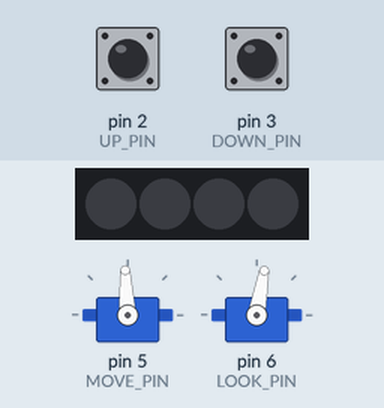
Recording of a sketch running on a simulated Arduino Uno, built with avr-gcc and run on an emulated ATmega328P. On the bench: 2 × servo, 4 RGB LEDs in strip order, left to right. Inputs (shaded band) come from the test bench; at power-on: pin 2 (UP_PIN) HIGH, pin 3 (DOWN_PIN) HIGH.

Above: at 1.3 s.
1.4 s: pin 2 (UP_PIN) pulled LOW for 0.15 s
At 2.2 s:
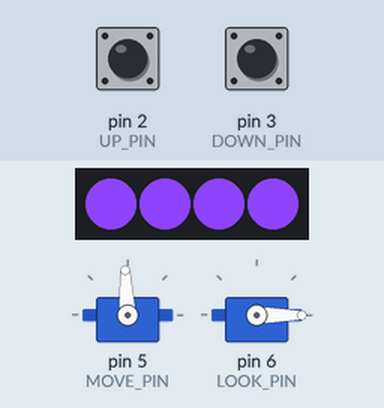
10.4 s: pin 2 (UP_PIN) pulled LOW for 1 s
At 11.5 s:
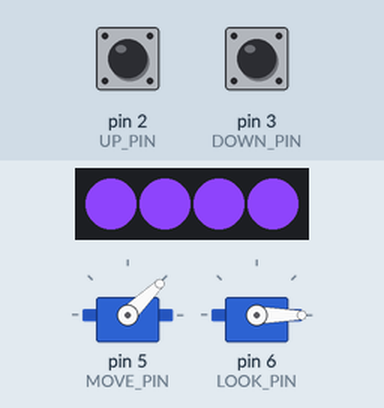
14.4 s: pin 2 (UP_PIN) pulled LOW for 3.2 s
At 16.1 s:
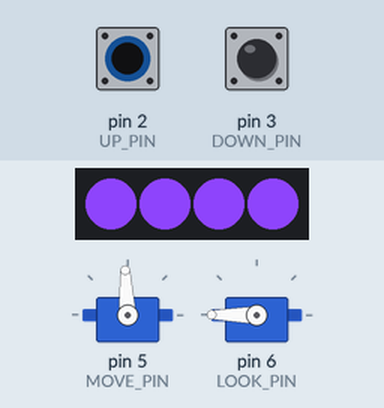
19.4 s: pin 2 (UP_PIN) pulled LOW for 0.15 s
At 21.9 s:
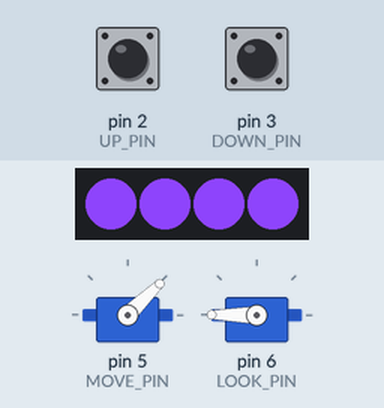
22.5 s: pin 3 (DOWN_PIN) pulled LOW for 0.15 s
At 26.5 s:
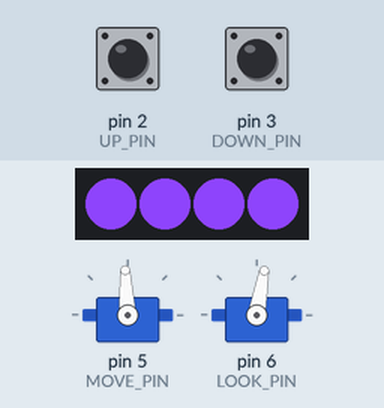
Timing chart, 0 to 28.4 s (numbered marks = the images above; inputs shaded):
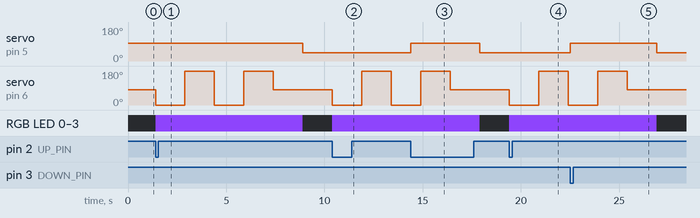

Measured:
- after the input at 1.4 s, servo on pin 5 (MOVE_PIN): 93° → 44° after 7.5 s; servo on pin 6 (LOOK_PIN): 80° → 0° at once, → 180° 1.5 s later, → 0° 1.5 s later, → 180° 1.5 s later, … (5 changes in this stretch); RGB LED 0–3: off → RGB(138, 66, 245) at once, → off 7.5 s later
- after the input at 10.4 s, servo on pin 6 (LOOK_PIN): 80° → 0° at once, → 180° 1.5 s later, → 0° 1.5 s later; RGB LED 0–3: off → RGB(138, 66, 245) at once
- after the input at 14.4 s, servo on pin 5 (MOVE_PIN): 44° → 93° at once, → 44° 3.5 s later
- after the input at 19.4 s, servo on pin 6 (LOOK_PIN): 80° → 0° at once, → 180° 1.5 s later, → 0° 1.5 s later; RGB LED 0–3: off → RGB(138, 66, 245) at once
- after the input at 22.5 s, servo on pin 5 (MOVE_PIN): 44° → 93° at once, → 44° 4.4 s later

The sketch:

Periscope.ino
```cpp
#include <Wire.h>
#include <Servo.h>
#include <Adafruit_NeoPixel.h>

#define UP_PIN 2
#define DOWN_PIN 3

#define MOVE_PIN 5
#define LOOK_PIN 6

#define NEO_PIN 11

//continuous rotation servo control in microseconds
#define UP 2000
#define DOWN 1000
#define OFF 1500

//standard servo control in degrees
#define LEFT 0
#define RIGHT 180
#define MIDDLE 80

#define NUM_PIXELS 4

#define LOOK_TIME 1500//milliseconds between position changes

Servo move_servo;
Servo look_servo;

Adafruit_NeoPixel pixels = Adafruit_NeoPixel(NUM_PIXELS, NEO_PIN, NEO_GRB + NEO_KHZ800);

enum states{waiting, go_up, look_around, go_down};
uint8_t current_state = waiting;

void setup()
{
  Serial.begin(115200);
  pinMode(UP_PIN, INPUT_PULLUP);
  pinMode(DOWN_PIN, INPUT_PULLUP);

  move_servo.attach(MOVE_PIN);
  look_servo.attach(LOOK_PIN);

  //initiallize servo positions
  move_servo.writeMicroseconds(OFF);
  look_servo.write(MIDDLE);

  //initialize LED's to off
  pixels.begin();
  for(int i = 0; i < NUM_PIXELS; i++)
    pixels.setPixelColor(i, pixels.Color(0,0,0));
  pixels.show();

  //set up limit switch interrupts
  attachInterrupt(digitalPinToInterrupt(UP_PIN), up_isr, FALLING);
  attachInterrupt(digitalPinToInterrupt(DOWN_PIN), down_isr, FALLING);

  //set up as i2c slave
  Wire.begin(0x55);// join i2c bus
  Wire.onReceive(receive);

  delay(100);
  current_state = waiting;//ensure we're stll in waiting state on startup
}

void loop()
{
//  if(Serial.available())
//  {
//    Serial.read();
//    current_state = go_up;
//  }

  switch(current_state)
  {
    case waiting:
    break;

    case go_up:
      move_up();
    break;

    case look_around:
      look();
    break;

    case go_down:
      move_down();
    break;
  }
}

void look(void)
{
  //turn on neopixels
  for(int i = 0; i < NUM_PIXELS; i++)
    pixels.setPixelColor(i, pixels.Color(138,66,245));
  pixels.show();

  //look left, look right,look left, look right
  look_servo.write(LEFT);
  delay(LOOK_TIME);
  look_servo.write(RIGHT);
  delay(LOOK_TIME);
  look_servo.write(LEFT);
  delay(LOOK_TIME);
  look_servo.write(RIGHT);
  delay(LOOK_TIME);

  //return to rest position
  look_servo.write(MIDDLE);
  delay(LOOK_TIME);

  //turn off neopixels
  for(int i = 0; i < NUM_PIXELS; i++)
    pixels.setPixelColor(i, pixels.Color(0,0,0));
  pixels.show();

  current_state = go_down;
  return;
}

void move_up(void)
{
  move_servo.writeMicroseconds(UP);
  return;
}

void move_down(void)
{
  move_servo.writeMicroseconds(DOWN);
  return;
}

//triggered when upper limit switch is reached
void up_isr(void)
{
  //turn off the servo
  move_servo.writeMicroseconds(OFF);
  current_state = look_around;
}

void down_isr(void)
{
  //turn off the move_servo
  move_servo.writeMicroseconds(OFF);
  current_state = waiting;
}

void receive(void)
{
  int val = Wire.read();    // receive byte as an integer
  Serial.println(val);         // print the integer

  if(val == 0xAA && current_state == waiting)
    current_state = go_up;
}
```
